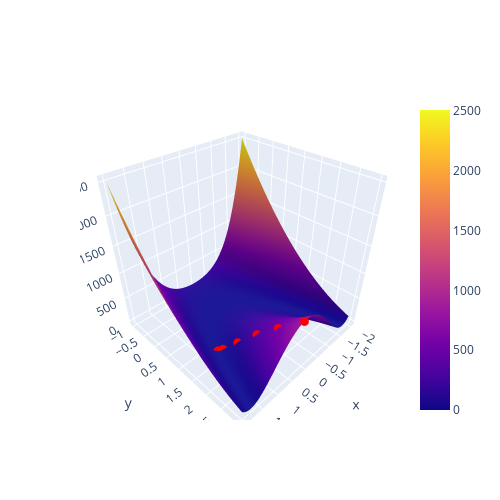

The notebook cell saved with this chart:
### Markdown cell above
Now implement the gradient descent algorithm.

### Code cell
def grad_descent(grad, val_init, eta=0.8, max_iter=50, tol=1e-5):
  """ This function implements the gradient descent algorithm.

  Parameters
  ----------
  grad : function
      Returns the derivative of the function with respect to the pair (x, y).
  val_init : tuple
      Initial values for parameters
  eta : float
      Gradient descent learning rate
  max_iter : int
      Maximum number of gradient descent iterations
  tol : float
      Tolerance for detecting convergence

  Returns
  -------
  vals : array
      NumPy array of parameter values computed during minimization
  dists : array
      NumPy array of distances from the current point to the previous point
  tot_iter : int
      Number of performed gradient descent iterations
  """
  vals = np.array(val_init).astype('float32')  # initial point
  vals_prev = vals.copy()
  dists = np.zeros(max_iter)
  points = []  # list of points (just for plotting)
  for tot_iter in range(max_iter):
    vals -= eta * grad(vals[0], vals[1])
    dist = np.linalg.norm(
        vals - vals_prev)  # distance between current and previous point
    if dist < tol:
      print(f'Converged after {tot_iter + 1} iterations.')
      break

    points.append(vals_prev.tolist())
    vals_prev = vals.copy()
    dists[tot_iter] = dist

  return vals, dists, tot_iter + 1, points


# test gradient descent visually
x_interval = np.linspace(-2, 2, num=100)
y_interval = np.linspace(-1, 3, num=100)
X, Y = np.meshgrid(x_interval, y_interval)
z = h(X, Y)

points = np.array(grad_descent(dh_dxy, (.1, 3), 0.001, 50, 1e-05)[3])
x_sol, y_sol = points[:, 0], points[:, 1]
z_sol = h(x_sol, y_sol)

fig = go.Figure(data=go.Surface(x=X, y=Y, z=z))
fig.add_trace(
    go.Scatter3d(x=x_sol,
                 y=y_sol,
                 z=z_sol,
                 mode='markers',
                 marker=dict(size=3, color='red')))

fig.update_layout(autosize=False, width=500, height=500)
fig.show()

### Figure 1 — Plotly figure (JSON) as saved in the notebook; plotly's stock layout.template omitted (floating-point values rounded to 4 significant figures; data arrays with more than 128 entries replaced by an {"elided": "..."} marker saying what was removed)
{"data": [{"type": "surface", "x": {"elided": "100x100 float values"}, "y": {"elided": "100x100 float values"}, "z": {"elided": "100x100 float values"}}, {"marker": {"color": "red", "size": 3}, "mode": "markers", "type": "scatter3d", "x": [0.1, 0.2214, 0.4313, 0.7336, 1.041, 1.161, 1.146, 1.15, 1.149, 1.149, 1.149, 1.149, 1.149, 1.149, 1.149, 1.149, 1.148, 1.148, 1.148, 1.148, 1.148, 1.148, 1.148, 1.148, 1.148, 1.148, 1.148, 1.148, 1.148, 1.148, 1.148, 1.148, 1.148, 1.148, 1.148, 1.148, 1.148, 1.147, 1.147, 1.147, 1.147, 1.147, 1.147, 1.147, 1.147, 1.147, 1.147, 1.147, 1.147, 1.147], "y": [3, 2.402, 1.931, 1.582, 1.374, 1.315, 1.322, 1.32, 1.32, 1.32, 1.32, 1.32, 1.32, 1.32, 1.32, 1.32, 1.32, 1.319, 1.319, 1.319, 1.319, 1.319, 1.319, 1.319, 1.319, 1.319, 1.318, 1.318, 1.318, 1.318, 1.318, 1.318, 1.318, 1.318, 1.318, 1.317, 1.317, 1.317, 1.317, 1.317, 1.317, 1.317, 1.317, 1.317, 1.316, 1.316, 1.316, 1.316, 1.316, 1.316], "z": [894.8, 554.3, 304.9, 109.1, 8.457, 0.1397, 0.03098, 0.02276, 0.02222, 0.02217, 0.02215, 0.02214, 0.02213, 0.02211, 0.0221, 0.02208, 0.02207, 0.02206, 0.02204, 0.02203, 0.02201, 0.022, 0.02199, 0.02197, 0.02196, 0.02194, 0.02193, 0.02192, 0.0219, 0.02189, 0.02187, 0.02186, 0.02185, 0.02183, 0.02182, 0.0218, 0.02179, 0.02178, 0.02176, 0.02175, 0.02173, 0.02172, 0.02171, 0.02169, 0.02168, 0.02167, 0.02165, 0.02164, 0.02162, 0.02161]}], "layout": {"autosize": false, "height": 500, "width": 500}}
